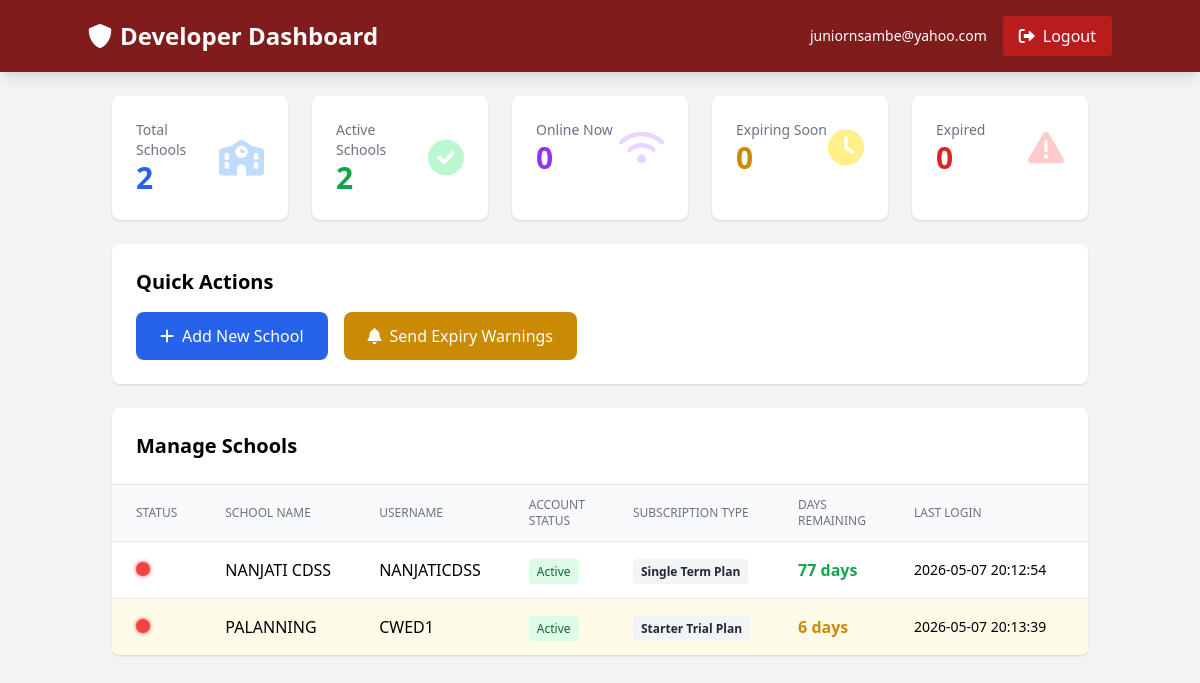
Page /dev/dashboard (signed in) on the committed database.
### tables this page shows
CREATE TABLE schools (
                id INTEGER PRIMARY KEY AUTOINCREMENT,
                school_name TEXT NOT NULL,
                username TEXT UNIQUE NOT NULL,
                password_hash TEXT NOT NULL,
                is_active BOOLEAN DEFAULT 1,
                is_locked BOOLEAN DEFAULT 0,
                subscription_start DATE,
                subscription_end DATE,
                subscription_status TEXT DEFAULT 'UNPAID',
                last_login DATETIME,
                created_at DATETIME DEFAULT CURRENT_TIMESTAMP,
                updated_at DATETIME DEFAULT CURRENT_TIMESTAMP
            , subscription_type TEXT DEFAULT "TRIAL", expiry_date DATE, last_activity DATETIME, must_change_password INTEGER DEFAULT 0, otp_code TEXT, otp_expiry TEXT);

### app.py (the view)
@app.route('/dev/dashboard')
@require_developer
def dev_dashboard():
    with get_db() as conn:
        cursor = conn.cursor()
        cursor.execute('''
            SELECT id, school_name, username, is_active, is_locked,
                   subscription_type, subscription_status, expiry_date, subscription_end,
                   last_login, last_activity
            FROM schools WHERE school_name != 'DEVELOPER_ACCOUNT'
            ORDER BY school_name
        ''')
        schools_raw = cursor.fetchall()
        schools = []
        current_time = datetime.utcnow()
        print(f"\n=== ONLINE STATUS DEBUG ===")
        print(f"Current UTC time: {current_time.strftime('%Y-%m-%d %H:%M:%S')}")
        for school in schools_raw:
            school_dict = dict(school)
            expiry = school_dict.get('expiry_date') or school_dict.get('subscription_end') or None
            school_dict['days_remaining'] = calculate_days_remaining(expiry) if expiry else 0
            is_online = False
            last_activity = school_dict.get('last_activity')
            print(f"\nSchool: {school_dict['school_name']}")
            print(f"  last_activity: {last_activity}")
            if last_activity:
                try:
                    last_time = datetime.strptime(str(last_activity), '%Y-%m-%d %H:%M:%S')
                    time_diff = current_time - last_time
                    seconds_ago = time_diff.total_seconds()
                    minutes_ago = seconds_ago / 60
                    print(f"  Minutes ago: {minutes_ago:.2f}")
                    print(f"  Seconds ago: {seconds_ago:.2f}")
                    if seconds_ago < 300:  # 5 minutes = 300 seconds
                        is_online = True
                        print(f"  Status: ONLINE ✓")
                    else:
                        print(f"  Status: OFFLINE (too old)")
                except Exception as e:
                    print(f"  Error parsing: {e}")
            else:
                print(f"  Status: OFFLINE (no activity)")
            school_dict['is_online'] = is_online
            schools.append(school_dict)
        print(f"\n=== END DEBUG ===\n")
    stats = get_developer_stats()
    return render_template('developer_dashboard.html',
                          schools=schools,
                          stats=stats,
                          subscription_plans=SUBSCRIPTION_PLANS,
                          session=session)

### app.py (called while the page is built)
@app.before_request
def update_last_activity():
    if 'user' in session and not session.get('user', {}).get('is_developer'):
        school_id = get_current_school_id()
        if school_id:
            try:
                timestamp = datetime.utcnow().strftime('%Y-%m-%d %H:%M:%S')
                with get_db() as conn:
                    cursor = conn.cursor()
                    cursor.execute('''
                        UPDATE schools
                        SET last_activity = ?
                        WHERE id = ?
                    ''', (timestamp, school_id))
                print(f"✓ Updated activity for school_id={school_id} at {timestamp}")
            except Exception as e:
                print(f"✗ Error updating activity for school_id={school_id}: {e}")

def calculate_days_remaining(expiry_date_str):
    if not expiry_date_str or expiry_date_str == 'None':
        return 0
    try:
        today = datetime.utcnow().date()
        expiry = datetime.strptime(str(expiry_date_str), "%Y-%m-%d").date()
        return (expiry - today).days
    except Exception as e:
        print(f"Error calculating days remaining: {e}")
        return 0

### auth.py (called while the page is built)
def require_developer(f):
    @wraps(f)
    def decorated_function(*args, **kwargs):
        if 'user' not in session or not session['user'].get('is_developer'):
            return redirect(url_for('login_page'))
        return f(*args, **kwargs)
    return decorated_function

### database.py (called while the page is built)
@contextmanager
def get_db():
    conn = sqlite3.connect(DATABASE_PATH, timeout=30.0, isolation_level=None)
    conn.row_factory = sqlite3.Row
    conn.execute('PRAGMA journal_mode=WAL')
    conn.execute('PRAGMA synchronous=NORMAL')
    conn.execute('PRAGMA busy_timeout=30000')
    conn.execute('PRAGMA wal_autocheckpoint=1000')
    try:
        yield conn
        conn.execute('PRAGMA wal_checkpoint(PASSIVE)')
    except Exception:
        conn.rollback()
        raise
    finally:
        conn.close()

### templates/developer_dashboard.html (shortened to what this page needs)
<!DOCTYPE html>
<html lang="en">
<head>
    <script src="https://cdn.tailwindcss.com"></script>
    <link rel="stylesheet" href="https://cdnjs.cloudflare.com/ajax/libs/font-awesome/6.0.0/css/all.min.css">
</head>
<body class="bg-gray-100">
    <div class="min-h-screen">
        <header class="bg-red-900 text-white p-4 shadow-lg">
            <div class="container mx-auto flex justify-between items-center">
                <h1 class="text-2xl font-bold">
                    <i class="fas fa-shield-alt mr-2"></i>Developer Dashboard
                </h1>
                <div class="flex items-center space-x-4">
                    <span class="text-sm">{{ session.user.username }}</span>
                    <a href="{{ url_for('logout') }}" class="bg-red-700 hover:bg-red-600 px-4 py-2 rounded">
                        <i class="fas fa-sign-out-alt mr-2"></i>Logout
                    </a>
                </div>
            </div>
        </header>
        <div class="container mx-auto p-6">
            <div class="grid grid-cols-1 md:grid-cols-5 gap-6 mb-6">
                <div class="bg-white rounded-lg shadow p-6">
                    <div class="flex items-center justify-between">
                        <div>
                            <p class="text-gray-500 text-sm">Total Schools</p>
                            <p class="text-3xl font-bold text-blue-600">{{ stats.total_schools }}</p>
                        </div>
                        <i class="fas fa-school text-4xl text-blue-200"></i>
                    </div>
                </div>
                <div class="bg-white rounded-lg shadow p-6">
                    <div class="flex items-center justify-between">
                        <div>
                            <p class="text-gray-500 text-sm">Active Schools</p>
                            <p class="text-3xl font-bold text-green-600">{{ stats.active_schools }}</p>
                        </div>
                        <i class="fas fa-check-circle text-4xl text-green-200"></i>
                    </div>
                </div>
                <div class="bg-white rounded-lg shadow p-6">
                    <div class="flex items-center justify-between">
                        <div>
                            <p class="text-gray-500 text-sm">Online Now</p>
                            <p class="text-3xl font-bold text-purple-600">{{ stats.online_schools }}</p>
                        </div>
                        <i class="fas fa-wifi text-4xl text-purple-200"></i>
                    </div>
                </div>
                <div class="bg-white rounded-lg shadow p-6">
                    <div class="flex items-center justify-between">
                        <div>
                            <p class="text-gray-500 text-sm">Expiring Soon</p>
                            <p class="text-3xl font-bold text-yellow-600">{{ stats.expiring_soon }}</p>
                        </div>
                        <i class="fas fa-clock text-4xl text-yellow-200"></i>
                    </div>
                </div>
                <div class="bg-white rounded-lg shadow p-6">
                    <div class="flex items-center justify-between">
                        <div>
                            <p class="text-gray-500 text-sm">Expired</p>
                            <p class="text-3xl font-bold text-red-600">{{ stats.expired_schools }}</p>
                        </div>
                        <i class="fas fa-exclamation-triangle text-4xl text-red-200"></i>
                    </div>
                </div>
            </div>
            <div class="bg-white rounded-lg shadow p-6 mb-6">
                <h2 class="text-xl font-bold mb-4">Quick Actions</h2>
                <div class="flex flex-wrap gap-4">
                    <button onclick="showAddSchoolModal()" class="bg-blue-600 hover:bg-blue-700 text-white px-6 py-3 rounded-lg">
                        <i class="fas fa-plus mr-2"></i>Add New School
                    </button>
                    <button onclick="sendExpiryWarnings()" class="bg-yellow-600 hover:bg-yellow-700 text-white px-6 py-3 rounded-lg">
                        <i class="fas fa-bell mr-2"></i>Send Expiry Warnings
                    </button>
                </div>
            </div>
            <div class="bg-white rounded-lg shadow overflow-hidden">
                <div class="p-6 border-b">
                    <h2 class="text-xl font-bold">Manage Schools</h2>
                </div>
                <div class="overflow-x-auto">
                    <table class="min-w-full divide-y divide-gray-200">
                        <thead class="bg-gray-50">
                            <tr>
                                <th class="px-6 py-3 text-left text-xs font-medium text-gray-500 uppercase">Status</th>
                                <th class="px-6 py-3 text-left text-xs font-medium text-gray-500 uppercase">School Name</th>
                                <th class="px-6 py-3 text-left text-xs font-medium text-gray-500 uppercase">Username</th>
                                <th class="px-6 py-3 text-left text-xs font-medium text-gray-500 uppercase">Account Status</th>
                                <th class="px-6 py-3 text-left text-xs font-medium text-gray-500 uppercase">Subscription Type</th>
                                <th class="px-6 py-3 text-left text-xs font-medium text-gray-500 uppercase">Days Remaining</th>
                                <th class="px-6 py-3 text-left text-xs font-medium text-gray-500 uppercase">Last Login</th>
                                <th class="px-6 py-3 text-left text-xs font-medium text-gray-500 uppercase">Actions</th>
                            </tr>
                        </thead>
                        <tbody class="bg-white divide-y divide-gray-200">
                            {% for school in schools %}
                            <tr class="{% if school.get('days_remaining', 0) <= 14 and school.get('days_remaining', 0) > 0 %}bg-yellow-50{% elif school.get('days_remaining', 0) <= 0 %}bg-red-50{% endif %}">
                                <td class="px-6 py-4 whitespace-nowrap">
                                    <span class="status-indicator {% if school.is_online %}online{% else %}offline{% endif %}"
                                          title="{% if school.is_online %}Online{% else %}Offline{% endif %}"></span>
                                </td>
                                <td class="px-6 py-4 whitespace-nowrap">{{ school.school_name }}</td>
                                <td class="px-6 py-4 whitespace-nowrap">{{ school.username }}</td>
                                <td class="px-6 py-4 whitespace-nowrap">
                                    {% if school.is_locked %}
                                    <span class="px-2 py-1 text-xs bg-red-100 text-red-800 rounded">Locked</span>
                                    {% elif school.is_active %}
                                    <span class="px-2 py-1 text-xs bg-green-100 text-green-800 rounded">Active</span>
                                    {% else %}
                                    <span class="px-2 py-1 text-xs bg-gray-100 text-gray-800 rounded">Inactive</span>
                                    {% endif %}
                                </td>
                                <td class="px-6 py-4 whitespace-nowrap">
                                    <span class="px-2 py-1 text-xs font-semibold rounded
                                        {% if school.get('subscription_type') == 'PAID' %}bg-green-100 text-green-800
                                        {% elif school.get('subscription_type') == 'TRIAL' %}bg-blue-100 text-blue-800
                                        {% else %}bg-gray-100 text-gray-800{% endif %}">
                                        {{ school.get('subscription_type', 'TRIAL') }}
                                    </span>
                                </td>
                                <td class="px-6 py-4 whitespace-nowrap">
                                    <span class="font-bold
                                        {% if school.get('days_remaining', 0) > 14 %}text-green-600
                                        {% elif school.get('days_remaining', 0) > 0 %}text-yellow-600
                                        {% else %}text-red-600{% endif %}">
                                        {{ school.get('days_remaining', 0) }} days
                                    </span>
                                </td>
                                <td class="px-6 py-4 whitespace-nowrap text-sm">
                                    {{ school.last_login or 'Never' }}
                                </td>
                                <td class="px-6 py-4 whitespace-nowrap text-sm space-x-2">
                                </td>
                            </tr>
                            {% endfor %}
                        </tbody>
                    </table>
                </div>
            </div>
        </div>
    </div>
</body>
</html>

### templates/developer_dashboard.html (style rules this page uses)
.status-indicator { display: inline-block; width: 14px; height: 14px; border-radius: 50%; }
.status-indicator.offline { background-color: #ef4444; box-shadow: 0 0 4px #ef4444; }

### rows in the picture
schools: school_name "NANJATI CDSS", username "NANJATICDSS", is_locked "Active", get "Single Term Plan", get "77", last_login "2026-05-07 20:12:54"
schools: school_name "PALANNING", username "CWED1", is_locked "Active", get "Starter Trial Plan", get "6", last_login "2026-05-07 20:13:39"

### other values in the picture
{{ session.user.username }} "juniornsambe@yahoo.com"
{{ stats.total_schools }} "2"
{{ stats.active_schools }} "2"
{{ stats.online_schools }} "0"
{{ stats.expiring_soon }} "0"
{{ stats.expired_schools }} "0"
